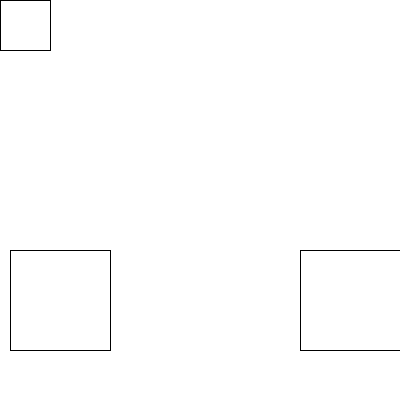
Frame 1 (no input)
Frame 60 (the mouse pressed at the canvas centre just before this capture): identical to frame 1, image omitted
Frame 120 (the mouse held since frame 60 and released just before this capture): identical to frame 1, image omitted

The Processing sketch that drew this single still picture (run headless with seeded random() and noise(); from frame 60 on, the mouse is pressed at the canvas centre):

// Processing sketch: aula08_grupo02_exercicio06
// ── aula08_grupo02_exercicio06.pde
float x=0, y=0;
float tam = 50;
void setup(){ size(400,400); }
void draw(){
//testar colisao com objct1
if (x > 10 && x <110 && y>250 && y <350){
  background(0,0,255);
}else{
  background(255);
}
//testar colisao com object2
if( x > 300 && x < 400 && y >250 && y <350){
  tam=tam+1;
}  
//obj1
rect(10,250,100,100);
//obj2
rect(300,250,100,100);
//jogador
rect(x,y,tam,tam);


println("x "+x,y,tam);
} //fecha draw

void keyPressed(){
  if(keyCode == LEFT){ x = x -10;  }//x--  
  if(keyCode == RIGHT){ x = x+10;   }
  if(keyCode == UP){  y=y-10;  }
  if(keyCode == DOWN){  y= y+10;  }
}
